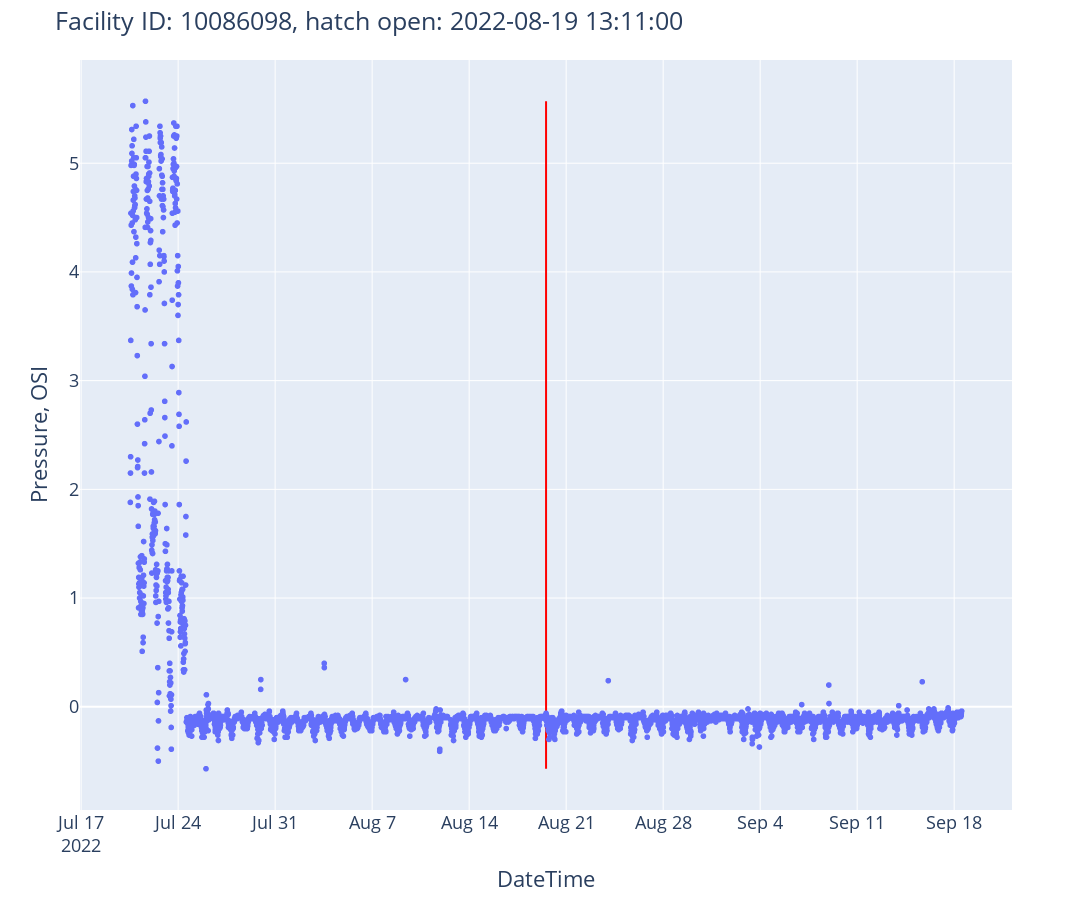

Notebook code cell kept with this figure:
### Code cell
# plot pressure with drone detected open hatch time, you may add hatch open or close time from work order or Forms data or other notes to the plot.
fig = plot_ts_open_hatch(dfi=df_thp_460, fac_id=facility_id, t_drone_open_hatch=t_drone_open_hatch)
fig.show()

### Figure 1 — Plotly figure (JSON) as saved in the notebook; plotly's stock layout.template omitted (floating-point values rounded to 4 significant figures; data arrays with more than 128 entries replaced by an {"elided": "..."} marker saying what was removed)
{"data": [{"hovertemplate": "timestamp=%{x}<br>pressure_osi=%{y}<extra></extra>", "legendgroup": "", "marker": {"color": "#636efa", "symbol": "circle"}, "mode": "markers", "name": "", "showlegend": false, "type": "scattergl", "x": {"elided": "4326 str values"}, "xaxis": "x", "y": {"elided": "4326 float values"}, "yaxis": "y"}, {"hovertemplate": "x=%{x}<br>y=%{y}<extra></extra>", "legendgroup": "", "line": {"color": "red", "dash": "solid"}, "marker": {"symbol": "circle"}, "mode": "lines", "name": "", "orientation": "v", "showlegend": false, "type": "scatter", "x": ["2022-08-19T13:11:00", "2022-08-19T13:11:00"], "xaxis": "x", "y": [-0.57, 5.57], "yaxis": "y"}], "layout": {"font": {"size": 18}, "height": 900, "legend": {"tracegroupgap": 0}, "margin": {"t": 60}, "title": {"text": "Facility ID: 10086098, hatch open: 2022-08-19 13:11:00"}, "width": 1600, "xaxis": {"anchor": "y", "domain": [0, 1], "title": {"text": "DateTime"}}, "yaxis": {"anchor": "x", "domain": [0, 1], "title": {"text": "Pressure, OSI"}}}}
